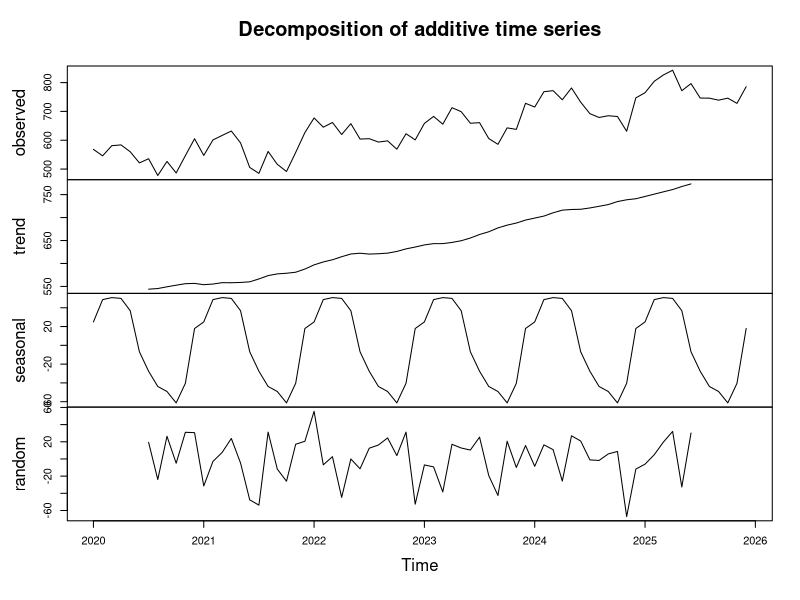
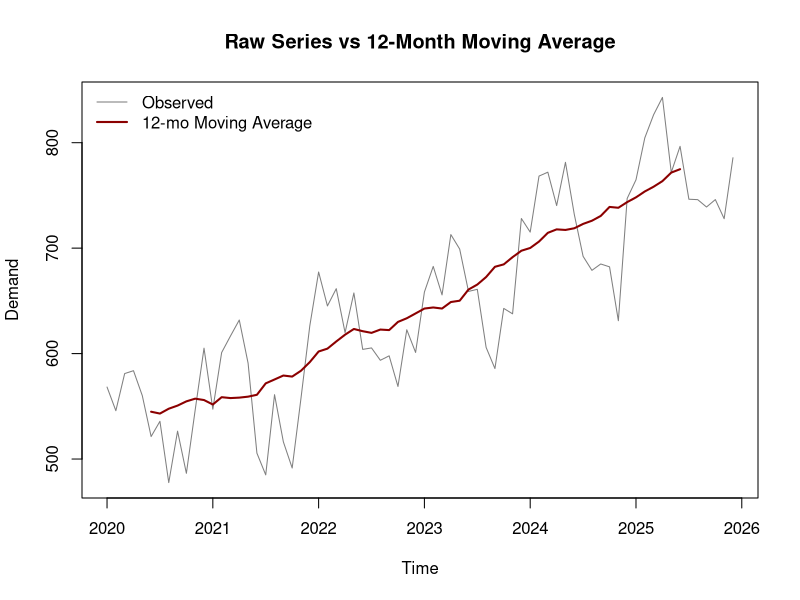
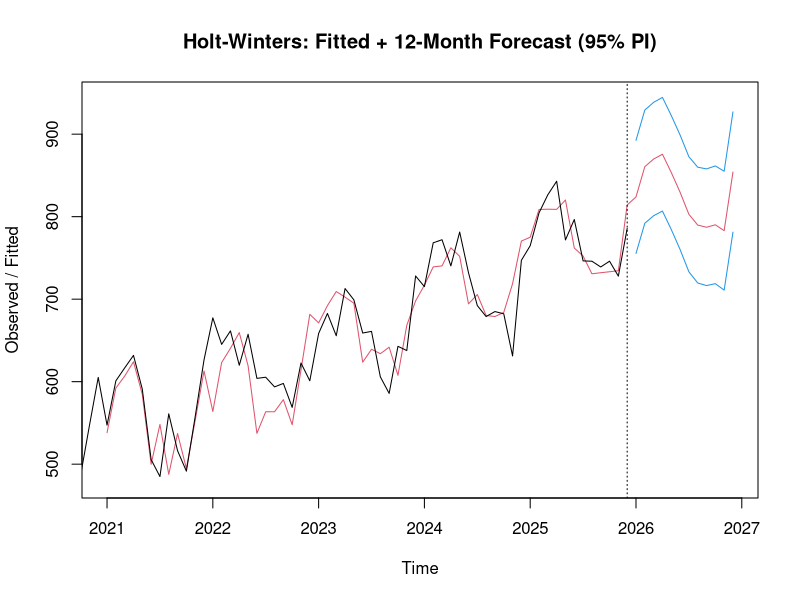
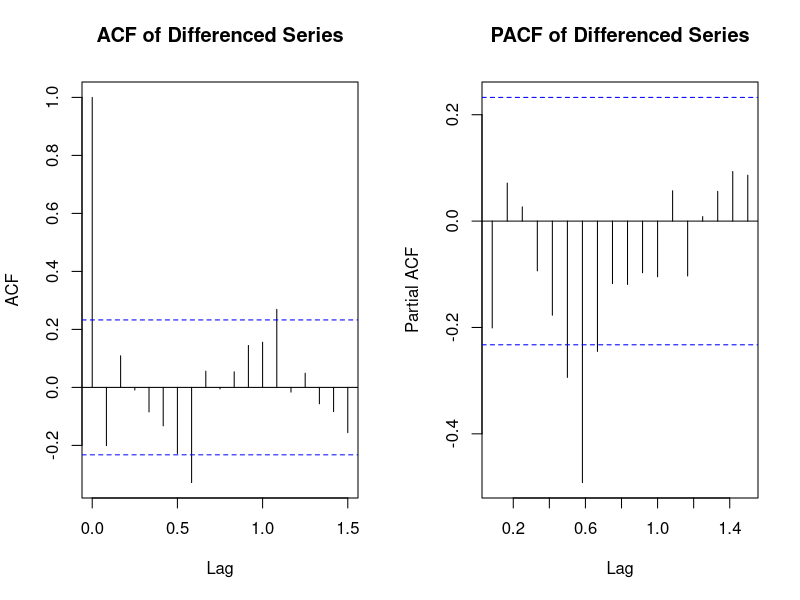
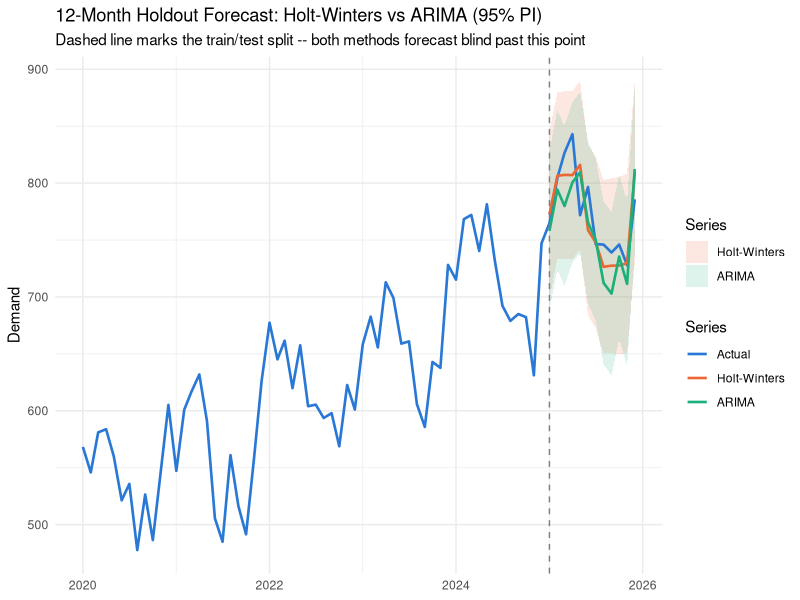

Write R code to recreate these figures, in order.
# ==============================================================================
# R PROGRAMMING REFRESHER -- PART 6: TIME SERIES FORECASTING TOOLKIT
# ==============================================================================
# Continues the numbering from Part 5 (which ended at Section 47). A
# standalone toolkit -- not tied to the clinical/school/supermarket
# datasets -- covering base-R forecasting from the ground up: what a ts()
# object actually is, three progressively more capable forecasting methods
# (moving average, Holt-Winters exponential smoothing, ARIMA), and how to
# judge which one actually deserves to be trusted, via holdout accuracy
# rather than in-sample fit. Standalone/runnable via Rscript or source().
#
# Only non-base dependency: ggplot2 (already used throughout this repo).
# HoltWinters(), arima(), decompose(), acf()/pacf() all ship in base R's
# `stats` package -- no `forecast`/`fable` install required for any of this.
# ==============================================================================

library(ggplot2)

section <- function(num, title) {
  bar <- paste(rep("=", 78), collapse = "")
  cat("\n", bar, "\n", sep = "")
  cat(sprintf("%2s. %s\n", num, title))
  cat(bar, "\n", sep = "")
}

# ------------------------------------------------------------------------------
section(48, "TIME SERIES OBJECTS -- ts() AND ITS THREE COMPONENTS")
# ------------------------------------------------------------------------------
# A synthetic monthly series with all three classic ingredients: an upward
# TREND, a repeating 12-month SEASONAL pattern, and irreducible NOISE.
set.seed(42)
n_months <- 72   # 6 years of monthly data

t_index  <- 1:n_months
trend    <- 500 + 4 * t_index                 # gentle, steady growth
seasonal <- 60 * sin(2 * pi * t_index / 12)    # repeats every 12 months
noise    <- rnorm(n_months, mean = 0, sd = 25)

demand      <- trend + seasonal + noise
demand_ts   <- ts(demand, start = c(2020, 1), frequency = 12)
demand_dates <- seq(as.Date("2020-01-01"), by = "month", length.out = n_months)

cat("ts() bundles a plain numeric vector with a start time and a FREQUENCY\n")
cat("(observations per cycle -- 12 for monthly data with yearly seasonality).\n")
cat("That frequency is what every function below relies on to find seasonality.\n\n")
cat("First 2 years:\n")
print(window(demand_ts, end = c(2021, 12)))

# decompose() splits an observed series back into its trend/seasonal/random
# parts -- the reverse of how demand_ts was constructed above.
decomposed <- decompose(demand_ts)
plot(decomposed)

cat("\nCompare decomposed$seasonal / $trend against the `seasonal` / `trend`\n")
cat("vectors used to build demand_ts -- decompose() recovers them from the\n")
cat("observed series alone, with no knowledge of how it was generated.\n")

# ------------------------------------------------------------------------------
section(49, "MOVING AVERAGE & NAIVE BASELINES -- WHAT FANCIER METHODS MUST BEAT")
# ------------------------------------------------------------------------------
# A centered 12-month moving average smooths out both the seasonal wiggle and
# the noise, leaving essentially the trend alone.
ma_12 <- filter(demand_ts, filter = rep(1 / 12, 12), sides = 2)

plot(demand_ts, col = "gray50", ylab = "Demand", main = "Raw Series vs 12-Month Moving Average")
lines(ma_12, col = "darkred", lwd = 2)
legend("topleft", legend = c("Observed", "12-mo Moving Average"),
       col = c("gray50", "darkred"), lty = 1, lwd = c(1, 2), bty = "n")

cat("A moving average is descriptive, not predictive on its own -- it has no\n")
cat("value for a month that hasn't happened yet (see the NA gap at each end\n")
cat("of the red line above). It's shown here as a smoothing baseline, not a\n")
cat("forecasting method.\n\n")

# The two baselines every real forecasting method should beat:
#   naive:          forecast = last observed value, repeated
#   seasonal naive:  forecast = the value from exactly one cycle (12 months) ago
last_value    <- tail(demand_ts, 1)
seasonal_naive <- tail(demand_ts, 12)   # this year's 12 values, reused as next year's forecast

cat("Naive forecast (repeat the last value):        ", round(last_value, 1), "\n")
cat("Seasonal naive forecast for next Jan (last Jan):", round(seasonal_naive[1], 1), "\n")
cat("If a sophisticated model can't beat these two simple rules on holdout\n")
cat("data (Section 52), it isn't earning its complexity.\n")

# ------------------------------------------------------------------------------
section(50, "EXPONENTIAL SMOOTHING -- HoltWinters()")
# ------------------------------------------------------------------------------
# Holt-Winters generalizes a moving average into three smoothing weights,
# fit automatically by default: level (alpha), trend (beta), season (gamma).
hw_fit <- HoltWinters(demand_ts)

cat("Fitted smoothing parameters (0 = trust history, 1 = trust only the\n")
cat("newest observation):\n")
cat(sprintf("  alpha (level):  %.3f\n", hw_fit$alpha))
cat(sprintf("  beta  (trend):  %.3f\n", hw_fit$beta))
cat(sprintf("  gamma (season): %.3f\n\n", hw_fit$gamma))

hw_forecast <- predict(hw_fit, n.ahead = 12, prediction.interval = TRUE, level = 0.95)

plot(hw_fit, hw_forecast, main = "Holt-Winters: Fitted + 12-Month Forecast (95% PI)")

cat("Unlike the moving average, Holt-Winters produces genuine forecasts for\n")
cat("months that haven't happened yet, plus a prediction interval around them\n")
cat("(shown as the dashed band above) -- appropriate uncertainty, not a single\n")
cat("point guess.\n")

# ------------------------------------------------------------------------------
section(51, "ARIMA -- MODELING AUTOCORRELATION DIRECTLY")
# ------------------------------------------------------------------------------
# ACF/PACF plots are how you'd normally choose ARIMA's (p,d,q) orders by eye;
# shown here for the differenced series (removing the trend first, since
# ARIMA assumes a roughly stationary series).
diffed <- diff(demand_ts, differences = 1)

par(mfrow = c(1, 2))
acf(diffed,  main = "ACF of Differenced Series")
pacf(diffed, main = "PACF of Differenced Series")
par(mfrow = c(1, 1))

cat("A sharp cutoff in the PACF after lag k suggests an AR(k) term; a sharp\n")
cat("cutoff in the ACF suggests an MA term. In practice this script skips\n")
cat("hand-tuning and fits a reasonable seasonal ARIMA(1,1,1)(1,1,0)[12]\n")
cat("directly -- 1 non-seasonal AR/MA term plus 1 seasonal AR term, both\n")
cat("differenced once to remove trend and seasonal drift respectively.\n\n")

arima_fit <- arima(demand_ts, order = c(1, 1, 1),
                    seasonal = list(order = c(1, 1, 0), period = 12))
print(arima_fit)

arima_forecast <- predict(arima_fit, n.ahead = 12)
arima_upper <- arima_forecast$pred + 1.96 * arima_forecast$se
arima_lower <- arima_forecast$pred - 1.96 * arima_forecast$se

cat("\nARIMA's forecast and its prediction interval both come from the same\n")
cat("model object (predict()'s $pred and $se) -- no separate smoothing step\n")
cat("the way Holt-Winters needed.\n")

# ------------------------------------------------------------------------------
section(52, "COMPARING METHODS -- HOLDOUT ACCURACY, NOT IN-SAMPLE FIT")
# ------------------------------------------------------------------------------
# The only fair test: fit each method on the past, forecast the next 12
# months BLIND, and score against what actually happened. Fitting and
# scoring on the same data (in-sample fit) flatters every method equally
# and answers a different, less useful question.
train_ts <- window(demand_ts, end = c(2024, 12))
test_ts  <- window(demand_ts, start = c(2025, 1))
h        <- length(test_ts)   # 12-month holdout

naive_seasonal_fc <- as.numeric(window(train_ts, start = c(2024, 1), end = c(2024, 12)))

hw_train_fit <- HoltWinters(train_ts)
hw_train_fc  <- as.numeric(predict(hw_train_fit, n.ahead = h))

arima_train_fit <- arima(train_ts, order = c(1, 1, 1),
                          seasonal = list(order = c(1, 1, 0), period = 12))
arima_train_pred <- predict(arima_train_fit, n.ahead = h)
arima_train_fc    <- as.numeric(arima_train_pred$pred)
arima_train_se    <- as.numeric(arima_train_pred$se)

accuracy_fun <- function(actual, forecast) {
  c(RMSE = sqrt(mean((actual - forecast)^2)), MAE = mean(abs(actual - forecast)))
}

accuracy_tbl <- rbind(
  data.frame(Method = "Seasonal Naive", t(accuracy_fun(as.numeric(test_ts), naive_seasonal_fc))),
  data.frame(Method = "Holt-Winters",   t(accuracy_fun(as.numeric(test_ts), hw_train_fc))),
  data.frame(Method = "ARIMA",          t(accuracy_fun(as.numeric(test_ts), arima_train_fc)))
)
accuracy_tbl$RMSE <- round(accuracy_tbl$RMSE, 2)
accuracy_tbl$MAE  <- round(accuracy_tbl$MAE, 2)
accuracy_tbl <- accuracy_tbl[order(accuracy_tbl$RMSE), ]

cat("--- 12-MONTH HOLDOUT ACCURACY (trained through 2024-12, tested on 2025) ---\n")
print(accuracy_tbl, row.names = FALSE)
cat(sprintf("\nBest method on this holdout: %s\n", accuracy_tbl$Method[1]))

# Visual companion to the table above -- actual vs each method's forecast
# over the holdout window, with 95% prediction intervals shown as a ribbon.
plot_df <- data.frame(
  Date   = demand_dates,
  Series = "Actual",
  Value  = as.numeric(demand_ts),
  Lower  = NA, Upper = NA
)

test_dates <- tail(demand_dates, h)

# Holt-Winters prediction interval, computed the same way predict() did in Section 50
hw_train_pi <- predict(hw_train_fit, n.ahead = h, prediction.interval = TRUE, level = 0.95)

forecast_df <- rbind(
  data.frame(Date = test_dates, Series = "Holt-Winters", Value = hw_train_fc,
             Lower = as.numeric(hw_train_pi[, "lwr"]), Upper = as.numeric(hw_train_pi[, "upr"])),
  data.frame(Date = test_dates, Series = "ARIMA", Value = arima_train_fc,
             Lower = arima_train_fc - 1.96 * arima_train_se,
             Upper = arima_train_fc + 1.96 * arima_train_se)
)

full_plot_df <- rbind(plot_df, forecast_df)
full_plot_df$Series <- factor(full_plot_df$Series, levels = c("Actual", "Holt-Winters", "ARIMA"))

series_colors <- c(Actual = "#2a78d6", "Holt-Winters" = "#eb6834", ARIMA = "#1baf7a")

forecast_comparison_plot <- ggplot(full_plot_df, aes(x = Date, y = Value, color = Series)) +
  geom_ribbon(data = subset(full_plot_df, Series != "Actual"),
              aes(ymin = Lower, ymax = Upper, fill = Series), alpha = 0.15, color = NA) +
  geom_line(linewidth = 0.9) +
  geom_vline(xintercept = as.numeric(test_dates[1]), linetype = "dashed", color = "gray50") +
  scale_color_manual(values = series_colors) +
  scale_fill_manual(values = series_colors) +
  labs(title = "12-Month Holdout Forecast: Holt-Winters vs ARIMA (95% PI)",
       subtitle = "Dashed line marks the train/test split -- both methods forecast blind past this point",
       x = NULL, y = "Demand", color = "Series", fill = "Series") +
  theme_minimal()

print(forecast_comparison_plot)

cat("\n", paste(rep("=", 78), collapse = ""), "\n", sep = "")
cat("PART 6 COMPLETE.\n")
